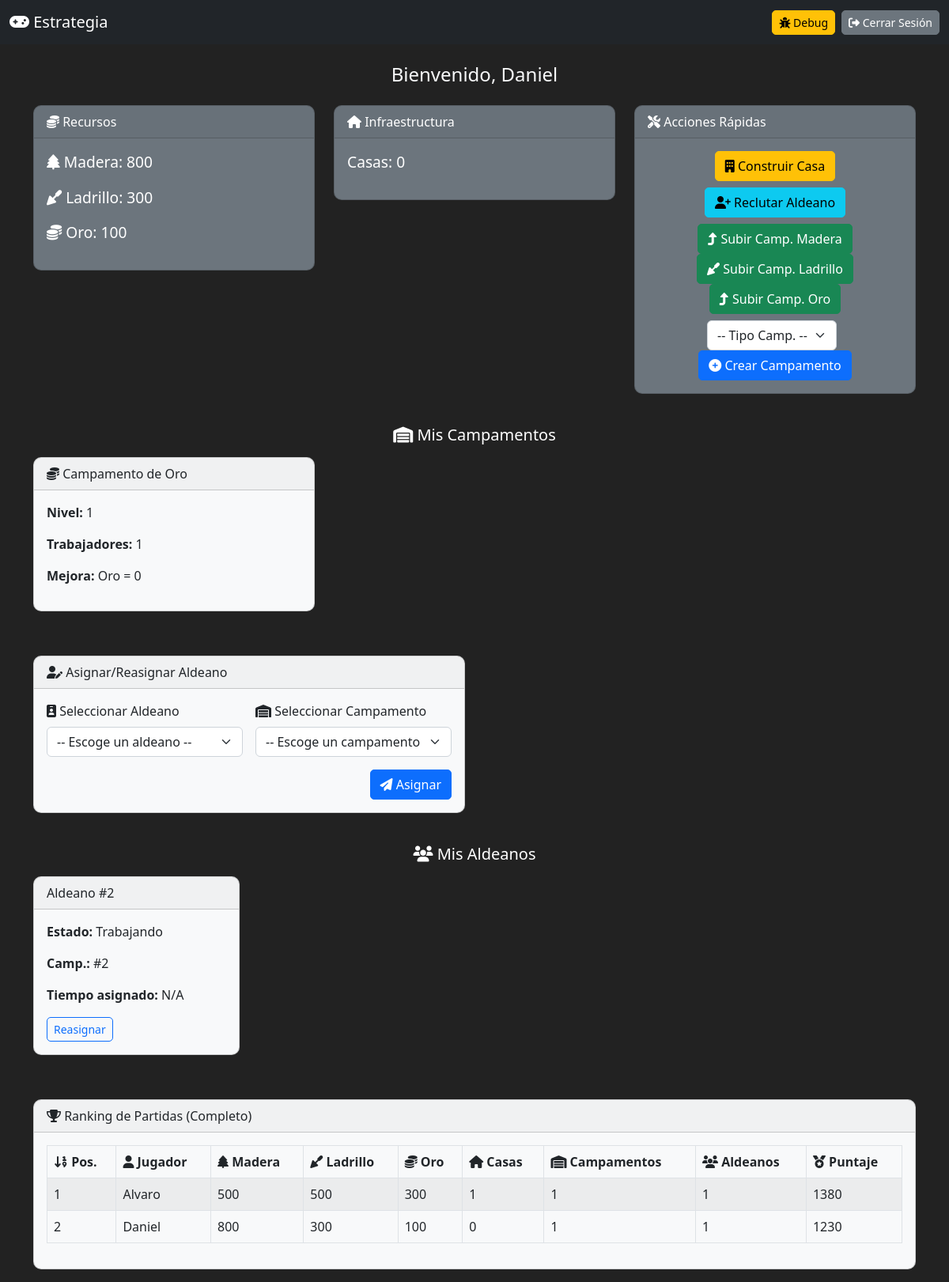
Screenshot of /src/index.php (signed in) with the database file from the repository.
### tables this page shows
CREATE TABLE PARTIDA (
  Id_Partida    INT AUTO_INCREMENT PRIMARY KEY,
  Madera        INT NOT NULL,
  Ladrillo      INT NOT NULL,
  Oro           INT NOT NULL,
  Numero_Casas  INT NOT NULL,
  Id_Usuario    INT UNIQUE,
  CONSTRAINT fk_partida_usuario
    FOREIGN KEY (Id_Usuario) REFERENCES USUARIO (Id_Usuario)
);

CREATE TABLE CAMPAMENTOS (
  Id_Campamentos  INT AUTO_INCREMENT PRIMARY KEY,
  Tipo            VARCHAR(50) NOT NULL,
  Nivel           INT NOT NULL,
  N_Trabajadores  INT NOT NULL,
  Id_Partida      INT NOT NULL,
  CONSTRAINT fk_campamentos_partida
    FOREIGN KEY (Id_Partida) REFERENCES PARTIDA (Id_Partida)
);

CREATE TABLE DATOS_CAMPAMENTOS (
  Id_Datos_Campamentos       INT AUTO_INCREMENT PRIMARY KEY,
  Nivel                      INT NOT NULL,
  Tipo                       VARCHAR(50) NOT NULL, 
  Coste_Madera_Mejora        INT NOT NULL,
  Coste_Ladrillo_Mejora      INT NOT NULL,
  Coste_Oro_Mejora           INT NOT NULL DEFAULT 0,   
  Numero_Trabajadores_Al_100 INT NOT NULL,
  Produccion                 INT NOT NULL
);

CREATE TABLE ALDEANOS (
  Id_Aldeanos     INT AUTO_INCREMENT PRIMARY KEY,
  Estado          VARCHAR(50) NOT NULL,
  Id_Partida      INT NOT NULL,
  Id_Casa         INT,
  Id_Campamentos  INT,
  CONSTRAINT fk_aldeanos_partida
    FOREIGN KEY (Id_Partida) REFERENCES PARTIDA(Id_Partida),
  CONSTRAINT fk_aldeanos_casas
    FOREIGN KEY (Id_Casa) REFERENCES CASAS(Id_Casa),
  CONSTRAINT fk_aldeanos_camp
    FOREIGN KEY (Id_Campamentos) REFERENCES CAMPAMENTOS(Id_Campamentos)
);

CREATE TABLE USUARIO (
  Id_Usuario    INT AUTO_INCREMENT PRIMARY KEY,
  Nombre        VARCHAR(100) NOT NULL,
  Contraseña    VARCHAR(100) NOT NULL
);

### src/index.php (the view, shortened to what this page needs)
<?php
$dbhost = getenv('DB_HOST') ?: 'localhost';
$dbname = getenv('DB_NAME') ?: 'mi_db_juego';
$dbuser = getenv('DB_USER') ?: 'root';
$dbpass = getenv('DB_PASS') ?: '';
try {
    $pdo = new PDO("mysql:host=$dbhost;dbname=$dbname;charset=utf8", $dbuser, $dbpass);
    $pdo->setAttribute(PDO::ATTR_ERRMODE, PDO::ERRMODE_EXCEPTION);
} catch (PDOException $e) {
    die("Error de conexión: " . $e->getMessage());
}
$mensaje       = "";
$partida = null;
$campamentos = [];
if (isset($_SESSION['usuario_id'])) {
    $stmt = $pdo->prepare("SELECT * FROM PARTIDA WHERE Id_Usuario = :u LIMIT 1");
    $stmt->execute([':u' => $_SESSION['usuario_id']]);
    $partida = $stmt->fetch(PDO::FETCH_ASSOC);
    if ($partida) {
        $stmt = $pdo->prepare("SELECT Id_Campamentos, Tipo, Nivel, N_Trabajadores FROM CAMPAMENTOS WHERE Id_Partida = :p");
        $stmt->execute([':p' => $partida['Id_Partida']]);
        $campamentos = $stmt->fetchAll(PDO::FETCH_ASSOC);
    }
}
?>
<!DOCTYPE html>
<html lang="es">
<head>
  <link rel="stylesheet" href="https://cdn.jsdelivr.net/npm/bootstrap@5.2.3/dist/css/bootstrap.min.css">
  <link rel="stylesheet" href="https://cdnjs.cloudflare.com/ajax/libs/font-awesome/6.1.1/css/all.min.css">
</head>
<body class="text-light">
  <nav class="navbar navbar-expand-lg navbar-dark bg-dark mb-4">
    <div class="container-fluid">
      <a class="navbar-brand" href="#"><i class="fas fa-gamepad"></i> Estrategia</a>
      <div class="d-flex">
        <button class="btn btn-sm btn-warning me-2" id="btnDebug"><i class="fas fa-bug"></i> Debug</button>
        <a href="?logout" class="btn btn-sm btn-secondary"><i class="fas fa-sign-out-alt"></i> Cerrar Sesión</a>
      </div>
    </div>
  </nav>
  <div class="container">
    <?php if (!isset($_SESSION['usuario_id'])): ?>
      <div class="row justify-content-center">
        <div class="col-md-4">
          <div class="card bg-light text-dark">
            <div class="card-body">
              <?php if ($mensaje): ?>
                <div class="alert alert-danger text-center"><?= htmlspecialchars($mensaje) ?></div>
              <?php endif; ?>
              <form method="POST">
                <div class="mb-3">
                  <label class="form-label"><i class="fas fa-user"></i> Usuario</label>
                  <input type="text" name="nombre" class="form-control" required>
                </div>
                <div class="mb-3">
                  <label class="form-label"><i class="fas fa-lock"></i> Contraseña</label>
                  <input type="password" name="pass" class="form-control" required>
                </div>
                <input type="hidden" name="action" value="login">
                <button type="submit" class="btn btn-primary w-100"><i class="fas fa-sign-in-alt"></i> Iniciar Sesión</button>
              </form>
            </div>
          </div>
        </div>
      </div>
    <?php else: ?>
      <h4 class="text-center mb-4">Bienvenido, <?= htmlspecialchars($_SESSION['usuario_nombre']) ?></h4>
      <div class="row">
        <div class="col-md-4">
          <div class="card bg-secondary text-white">
            <div class="card-header"><i class="fas fa-coins"></i> Recursos</div>
            <div class="card-body">
              <?php if ($partida): ?>
                <p class="resource"><i class="fas fa-tree"></i> Madera: <?= $partida['Madera'] ?></p>
                <p class="resource"><i class="fa-solid fa-trowel"></i> Ladrillo: <?= $partida['Ladrillo'] ?></p>
                <p class="resource"><i class="fas fa-coins"></i> Oro: <?= $partida['Oro'] ?></p>
              <?php endif; ?>
            </div>
          </div>
        </div>
        <div class="col-md-4">
          <div class="card bg-secondary text-white">
            <div class="card-header"><i class="fas fa-home"></i> Infraestructura</div>
            <div class="card-body">
              <?php if ($partida): ?>
                <p class="resource">Casas: <?= $partida['Numero_Casas'] ?></p>
              <?php endif; ?>
            </div>
          </div>
        </div>
        <div class="col-md-4">
          <div class="card bg-secondary text-white">
            <div class="card-header"><i class="fas fa-tools"></i> Acciones Rápidas</div>
            <div class="card-body text-center">
              <form method="POST" class="d-inline">
                <button type="submit" class="btn btn-warning mb-2"><i class="fas fa-building"></i> Construir Casa</button>
              </form>
              <form method="POST" class="d-inline">
                <button type="submit" class="btn btn-info mb-2"><i class="fas fa-user-plus"></i> Reclutar Aldeano</button>
              </form>
              <div class="mb-2">
                <form method="POST" class="d-inline">
                  <button type="submit" class="btn btn-success"><i class="fas fa-level-up-alt"></i> Subir Camp. Madera</button>
                </form>
                <form method="POST" class="d-inline">
                  <button type="submit" class="btn btn-success"><i class="fa-solid fa-trowel"></i> Subir Camp. Ladrillo</button>
                </form>
                <form method="POST" class="d-inline">
                  <button type="submit" class="btn btn-success"><i class="fas fa-level-up-alt"></i> Subir Camp. Oro</button>
                </form>
              </div>
              <div class="mt-2">
                <form method="POST" class="d-inline">
                  <select name="tipoCamp" class="form-select d-inline w-auto me-2" required>
                    <option value="">-- Tipo Camp. --</option>
                  </select>
                  <button type="submit" class="btn btn-primary"><i class="fas fa-plus-circle"></i> Crear Campamento</button>
                </form>
              </div>
            </div>
          </div>
        </div>
      </div>
      <div class="row mt-4">
        <div class="col-12">
          <h5 class="text-center text-white mb-3"><i class="fas fa-warehouse"></i> Mis Campamentos</h5>
          <div class="row">
            <?php if (!empty($campamentos)): ?>
              <?php foreach ($campamentos as $camp): ?>
                <div class="col-md-4 mb-3">
                  <div class="card bg-light text-dark">
                    <div class="card-header">
                      <?php
                        if($camp['Tipo'] === 'Madera'){
                          echo '<i class="fas fa-tree"></i> Campamento de Madera';
                        } elseif($camp['Tipo'] === 'Ladrillo'){
                          echo '<i class="fa-solid fa-trowel"></i> Campamento de Ladrillo';
                        } elseif($camp['Tipo'] === 'Oro'){
                          echo '<i class="fas fa-coins"></i> Campamento de Oro';
                        }
                      ?>
                    </div>
                    <div class="card-body">
                      <p><strong>Nivel:</strong> <?= $camp['Nivel'] ?></p>
                      <p><strong>Trabajadores:</strong> <?= $camp['N_Trabajadores'] ?></p>
                      <?php
                      $stmt2 = $pdo->prepare("SELECT * FROM DATOS_CAMPAMENTOS WHERE Tipo = :t AND Nivel = :n LIMIT 1");
                      $stmt2->execute([':t' => $camp['Tipo'], ':n' => $camp['Nivel'] + 1]);
                      $mejora = $stmt2->fetch(PDO::FETCH_ASSOC);
                      if ($mejora):
                        if($camp['Tipo'] === 'Oro'):
                          echo '<p><strong>Mejora:</strong> Oro = ' . $mejora['Coste_Oro_Mejora'] . '</p>';
                        else:
                          echo '<p><strong>Mejora:</strong> Madera = ' . $mejora['Coste_Madera_Mejora'] . ', Ladrillo = ' . $mejora['Coste_Ladrillo_Mejora'] . '</p>';
                        endif;
                      else:
                        echo '<p><em>Nivel máximo</em></p>';
                      endif;
                      ?>
                    </div>
                  </div>
                </div>
              <?php endforeach; ?>
            <?php else: ?>
              <div class="col-12">
                <p class="text-center text-white">No tienes campamentos registrados.</p>
              </div>
            <?php endif; ?>
          </div>
        </div>
      </div>
      <div class="row mt-4">
        <div class="col-md-6">
          <div class="card bg-light text-dark">
            <div class="card-header"><i class="fas fa-user-edit"></i> Asignar/Reasignar Aldeano</div>
            <div class="card-body">
              <form method="POST" class="row g-3">
                <div class="col-sm-6">
                  <label class="form-label"><i class="fas fa-id-badge"></i> Seleccionar Aldeano</label>
                  <select name="aldeanoId" class="form-select" required>
                    <option value="">-- Escoge un aldeano --</option>
                  </select>
                </div>
                <div class="col-sm-6">
                  <label class="form-label"><i class="fas fa-warehouse"></i> Seleccionar Campamento</label>
                  <select name="campamentoId" class="form-select" required>
                    <option value="">-- Escoge un campamento --</option>
                  </select>
                </div>
                <div class="col-12 text-end">
                  <button type="submit" class="btn btn-primary"><i class="fas fa-paper-plane"></i> Asignar</button>
                </div>
              </form>
            </div>
          </div>
        </div>
        <div class="col-md-6">
        </div>
      </div>
      <div class="row mt-4">
        <div class="col-12">
          <h5 class="text-center text-white mb-3"><i class="fas fa-users"></i> Mis Aldeanos</h5>
          <?php
            $stmt = $pdo->prepare("SELECT * FROM ALDEANOS WHERE Id_Partida = :p");
            $stmt->execute([':p' => $partida['Id_Partida']]);
            $aldeanos = $stmt->fetchAll(PDO::FETCH_ASSOC);
          ?>
          <div class="row">
            <?php if (!empty($aldeanos)): ?>
              <?php foreach ($aldeanos as $ald): ?>
                <div class="col-md-3 mb-3">
                  <div class="card bg-light text-dark">
                    <div class="card-header">
                      Aldeano #<?= $ald['Id_Aldeanos'] ?>
                    </div>
                    <div class="card-body">
                      <p><strong>Estado:</strong> <?= htmlspecialchars($ald['Estado']) ?></p>
                      <?php if (!empty($ald['Id_Campamentos'])): ?>
                        <p><strong>Camp.:</strong> #<?= htmlspecialchars($ald['Id_Campamentos']) ?></p>
                        <p><strong>Tiempo asignado:</strong> N/A</p>
                      <?php elseif(!empty($ald['Id_Casa'])): ?>
                        <p><strong>Casa:</strong> #<?= htmlspecialchars($ald['Id_Casa']) ?></p>
                      <?php else: ?>
                        <p><strong>No asignado</strong></p>
                      <?php endif; ?>
                      <button class="btn btn-sm btn-outline-primary reasignarBtn" data-ald="<?= $ald['Id_Aldeanos'] ?>">Reasignar</button>
                    </div>
                  </div>
                </div>
              <?php endforeach; ?>
            <?php else: ?>
              <div class="col-12">
                <p class="text-center text-white">No tienes aldeanos registrados.</p>
              </div>
            <?php endif; ?>
          </div>
        </div>
      </div>
      <div class="row mt-4">
        <div class="col-12">
          <div class="card bg-light text-dark">
            <div class="card-header"><i class="fas fa-trophy"></i> Ranking de Partidas (Completo)</div>
            <div class="card-body">
              <?php
                try {
                    $stmtRank = $pdo->query("SELECT * FROM V_RANKING_COMPLETO");
                    $ranking = $stmtRank->fetchAll(PDO::FETCH_ASSOC);
              ?>
              <table class="table table-bordered table-striped">
                <thead>
                  <tr>
                    <th><i class="fas fa-sort-numeric-down"></i> Pos.</th>
                    <th><i class="fas fa-user"></i> Jugador</th>
                    <th><i class="fas fa-tree"></i> Madera</th>
                    <th><i class="fa-solid fa-trowel"></i> Ladrillo</th>
                    <th><i class="fas fa-coins"></i> Oro</th>
                    <th><i class="fas fa-home"></i> Casas</th>
                    <th><i class="fas fa-warehouse"></i> Campamentos</th>
                    <th><i class="fas fa-users"></i> Aldeanos</th>
                    <th><i class="fas fa-medal"></i> Puntaje</th>
                  </tr>
                </thead>
                <tbody>
                <?php foreach ($ranking as $index => $r): ?>
                  <tr>
                    <td><?= ($index + 1) ?></td>
                    <td><?= htmlspecialchars($r['Nombre'] ?? '') ?></td>
                    <td><?= htmlspecialchars($r['Madera'] ?? '') ?></td>
                    <td><?= htmlspecialchars($r['Ladrillo'] ?? '') ?></td>
                    <td><?= htmlspecialchars($r['Oro'] ?? '') ?></td>
                    <td><?= htmlspecialchars($r['Numero_Casas'] ?? '') ?></td>
                    <td><?= htmlspecialchars($r['TotalCampamentos'] ?? '') ?></td>
                    <td><?= htmlspecialchars($r['TotalAldeanos'] ?? '') ?></td>
                    <td><?= htmlspecialchars($r['Puntaje'] ?? '') ?></td>
                  </tr>
                <?php endforeach; ?>
                </tbody>
              </table>
              <?php
                } catch (Exception $ex) {
                    echo "<div class='alert alert-danger'>Error al cargar el Ranking: " . htmlspecialchars($ex->getMessage()) . "</div>";
                }
              ?>
            </div>
          </div>
        </div>
      </div>
    <?php endif; ?>
  </div>
</body>
</html>

### src/index.php (style rules this page uses)
body { background-color: #222; }
.card { border-radius: 10px; margin-bottom: 1rem; }
.btn { border-radius: 5px; }
.resource { font-size: 1.2em; }

### rows the page displays
partida: Madera "800", Ladrillo "300", Oro "100", Numero_Casas "0"
campamentos: Tipo "Oro" (drawn), Nivel "1", N_Trabajadores "1", datos_campamentos.Coste_Oro_Mejora "0"
aldeanos: Id_Aldeanos "2", Estado "Trabajando", Id_Campamentos "2"
usuario: Nombre "Alvaro", Madera "500", Ladrillo "500", Oro "300", Numero_Casas "1", TotalCampamentos "1", TotalAldeanos "1", Puntaje "1380"
usuario: Nombre "Daniel", Madera "800", Ladrillo "300", Oro "100", Numero_Casas "0", TotalCampamentos "1", TotalAldeanos "1", Puntaje "1230"

### other values shown
$_SESSION['usuario_nombre'] "Daniel"
